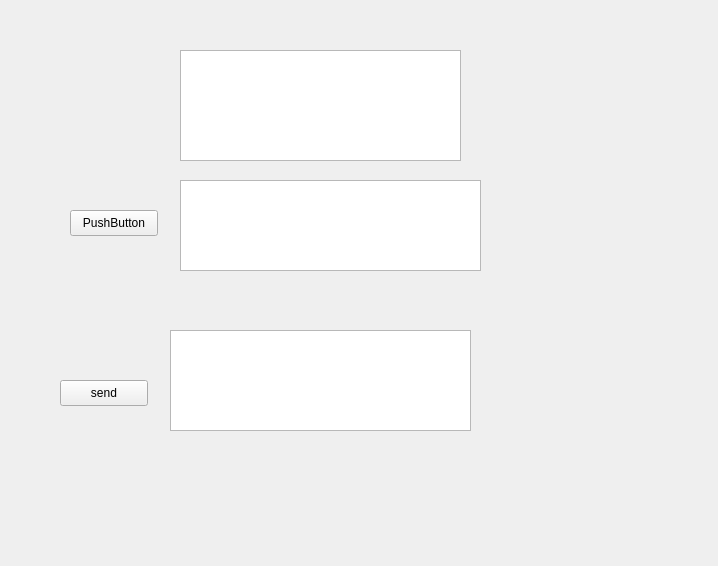
<?xml version="1.0" encoding="UTF-8"?>
<ui version="4.0">
 <class>Qt_UI</class>
 <widget class="QWidget" name="Qt_UI">
  <property name="geometry">
   <rect>
    <x>0</x>
    <y>0</y>
    <width>718</width>
    <height>566</height>
   </rect>
  </property>
  <property name="windowTitle">
   <string>Qt_UI Window</string>
  </property>
  <widget class="QTextEdit" name="text_edit_showMsg">
   <property name="geometry">
    <rect>
     <x>180</x>
     <y>50</y>
     <width>281</width>
     <height>111</height>
    </rect>
   </property>
  </widget>
  <widget class="QPushButton" name="bt_connect">
   <property name="geometry">
    <rect>
     <x>70</x>
     <y>210</y>
     <width>88</width>
     <height>26</height>
    </rect>
   </property>
   <property name="text">
    <string>PushButton</string>
   </property>
  </widget>
  <widget class="QTextEdit" name="TxEd_peerId">
   <property name="geometry">
    <rect>
     <x>180</x>
     <y>180</y>
     <width>301</width>
     <height>91</height>
    </rect>
   </property>
  </widget>
  <widget class="QTextEdit" name="TxEdSendCtx">
   <property name="geometry">
    <rect>
     <x>170</x>
     <y>330</y>
     <width>301</width>
     <height>101</height>
    </rect>
   </property>
  </widget>
  <widget class="QPushButton" name="bt_send">
   <property name="geometry">
    <rect>
     <x>60</x>
     <y>380</y>
     <width>88</width>
     <height>26</height>
    </rect>
   </property>
   <property name="text">
    <string>send</string>
   </property>
  </widget>
 </widget>
 <resources/>
 <connections/>
</ui>
